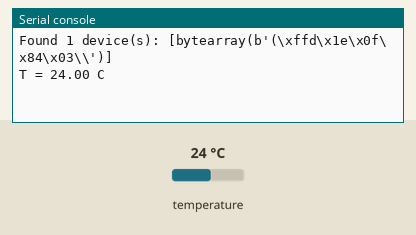
Bench run of a program on a simulated ESP32 board running MicroPython. On the bench: the last lines printed to the serial console. The test bench sets the inputs (shaded band); at power-on: temperature 24 °C.

Above: at 1.2 s.
1.3 s: temperature set to 12 °C
At 2.4 s:
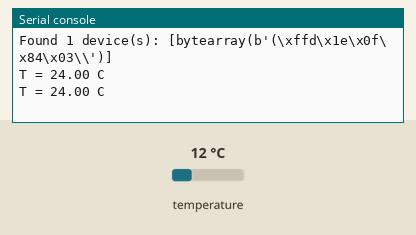
2.8 s: temperature set to 19 °C
At 3.6 s:
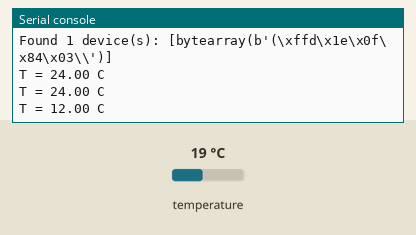
Timing chart, 0 to 5.8 s (numbered marks = the images above; inputs shaded):
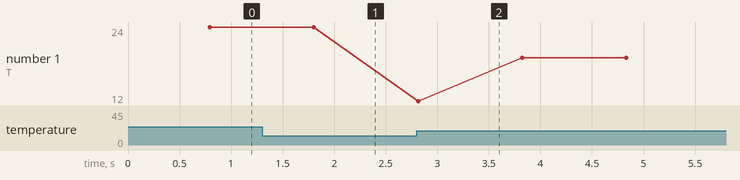

The program:

temptest.py
```python
from machine import Pin
import onewire, ds18x20, time

ow = onewire.OneWire(Pin(4))          # DQ → GPIO4,4.7kΩ 上拉到 3V3
ds = ds18x20.DS18X20(ow)
roms = ds.scan()
print("Found %d device(s):" % len(roms), roms)

if not roms:
    # 找不到探头时 convert_temp() 会抛 OneWireError，先给出排查提示
    print("No DS18B20 found. Check: 4.7k between DQ and 3V3, VCC on 3V3, DQ on GPIO4, try swapping VCC/DQ wires.")
else:
    while True:
        ds.convert_temp()
        time.sleep_ms(750)            # 12 位转换最长 750ms；没等够读到的是上一次结果，冷启动时是 85°C 上电值
        for rom in roms:
            try:
                print("T = %.2f C" % ds.read_temp(rom))
            except Exception as e:    # CRC 错等：打印后继续，不让循环退出
                print("read failed:", e)
        time.sleep_ms(250)
```

Measured:
- plotted number 1: 24 → 19 after the input at 2.8 s
